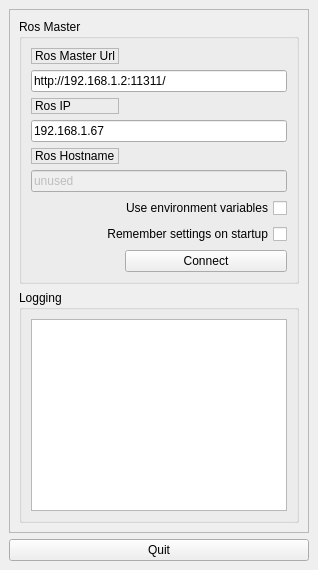
  <widget class="QDockWidget" name="dock_status">
   <property name="sizePolicy">
    <sizepolicy hsizetype="Minimum" vsizetype="Preferred">
     <horstretch>0</horstretch>
     <verstretch>0</verstretch>
    </sizepolicy>
   </property>
   <property name="minimumSize">
    <size>
     <width>318</width>
     <height>503</height>
    </size>
   </property>
   <property name="allowedAreas">
    <set>Qt::RightDockWidgetArea</set>
   </property>
   <property name="windowTitle">
    <string>Command Panel</string>
   </property>
   <attribute name="dockWidgetArea">
    <number>2</number>
   </attribute>
   <widget class="QWidget" name="dockWidgetContents_2">
    <layout class="QVBoxLayout" name="verticalLayout">
     <item>
      <widget class="QFrame" name="frame">
       <property name="sizePolicy">
        <sizepolicy hsizetype="Minimum" vsizetype="Preferred">
         <horstretch>0</horstretch>
         <verstretch>0</verstretch>
        </sizepolicy>
       </property>
       <property name="frameShape">
        <enum>QFrame::StyledPanel</enum>
       </property>
       <property name="frameShadow">
        <enum>QFrame::Raised</enum>
       </property>
       <layout class="QVBoxLayout" name="verticalLayout_3">
        <item>
         <widget class="QGroupBox" name="groupBox">
          <property name="title">
           <string>Ros Master</string>
          </property>
          <layout class="QGridLayout" name="gridLayout">
           <item row="4" column="0">
            <widget class="QLabel" name="label_3">
             <property name="frameShape">
              <enum>QFrame::StyledPanel</enum>
             </property>
             <property name="frameShadow">
              <enum>QFrame::Raised</enum>
             </property>
             <property name="text">
              <string>Ros Hostname</string>
             </property>
            </widget>
           </item>
           <item row="3" column="0" colspan="2">
            <widget class="QLineEdit" name="line_edit_host">
             <property name="text">
              <string>192.168.1.67</string>
             </property>
            </widget>
           </item>
           <item row="8" column="1">
            <widget class="QPushButton" name="button_connect">
             <property name="enabled">
              <bool>true</bool>
             </property>
             <property name="sizePolicy">
              <sizepolicy hsizetype="MinimumExpanding" vsizetype="Fixed">
               <horstretch>0</horstretch>
               <verstretch>0</verstretch>
              </sizepolicy>
             </property>
             <property name="toolTip">
              <string>Set the target to the current joint trajectory state.</string>
             </property>
             <property name="statusTip">
              <string>Clear all waypoints and set the target to the current joint trajectory state.</string>
             </property>
             <property name="text">
              <string>Connect</string>
             </property>
            </widget>
           </item>
           <item row="1" column="0" colspan="2">
            <widget class="QLineEdit" name="line_edit_master">
             <property name="text">
              <string>http://192.168.1.2:11311/</string>
             </property>
            </widget>
           </item>
           <item row="2" column="0">
            <widget class="QLabel" name="label_2">
             <property name="frameShape">
              <enum>QFrame::StyledPanel</enum>
             </property>
             <property name="frameShadow">
              <enum>QFrame::Raised</enum>
             </property>
             <property name="text">
              <string>Ros IP</string>
             </property>
            </widget>
           </item>
           <item row="7" column="0" colspan="2">
            <widget class="QCheckBox" name="checkbox_remember_settings">
             <property name="layoutDirection">
              <enum>Qt::RightToLeft</enum>
             </property>
             <property name="text">
              <string>Remember settings on startup</string>
             </property>
            </widget>
           </item>
           <item row="5" column="0" colspan="2">
            <widget class="QLineEdit" name="line_edit_topic">
             <property name="enabled">
              <bool>false</bool>
             </property>
             <property name="text">
              <string>unused</string>
             </property>
            </widget>
           </item>
           <item row="0" column="0">
            <widget class="QLabel" name="label">
             <property name="frameShape">
              <enum>QFrame::StyledPanel</enum>
             </property>
             <property name="frameShadow">
              <enum>QFrame::Raised</enum>
             </property>
             <property name="text">
              <string>Ros Master Url</string>
             </property>
            </widget>
           </item>
           <item row="6" column="0" colspan="2">
            <widget class="QCheckBox" name="checkbox_use_environment">
             <property name="layoutDirection">
              <enum>Qt::RightToLeft</enum>
             </property>
             <property name="text">
              <string>Use environment variables</string>
             </property>
            </widget>
           </item>
          </layout>
         </widget>
        </item>
        <item>
         <widget class="QGroupBox" name="groupBox_12">
          <property name="sizePolicy">
           <sizepolicy hsizetype="MinimumExpanding" vsizetype="Preferred">
            <horstretch>0</horstretch>
            <verstretch>0</verstretch>
           </sizepolicy>
          </property>
          <property name="title">
           <string>Logging</string>
          </property>
          <layout class="QGridLayout" name="gridLayout_3">
           <item row="0" column="0">
            <widget class="QListView" name="view_logging"/>
           </item>
          </layout>
         </widget>
        </item>
       </layout>
      </widget>
     </item>
     <item>
      <widget class="QPushButton" name="quit_button">
       <property name="sizePolicy">
        <sizepolicy hsizetype="MinimumExpanding" vsizetype="Fixed">
         <horstretch>0</horstretch>
         <verstretch>0</verstretch>
        </sizepolicy>
       </property>
       <property name="text">
        <string>Quit</string>
       </property>
      </widget>
     </item>
    </layout>
   </widget>
  </widget>
